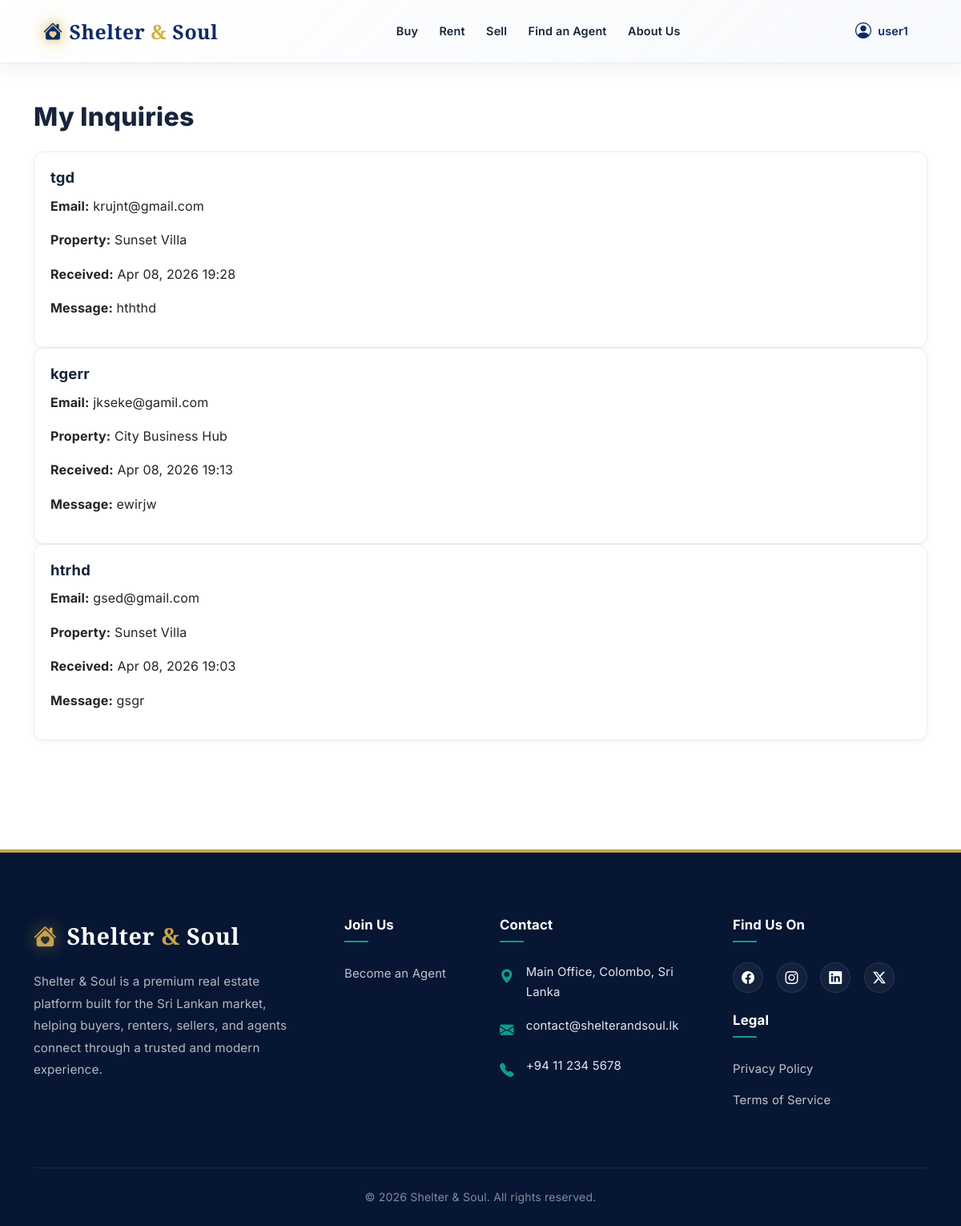
Before: /inquiries/ (signed in) with the older database file.
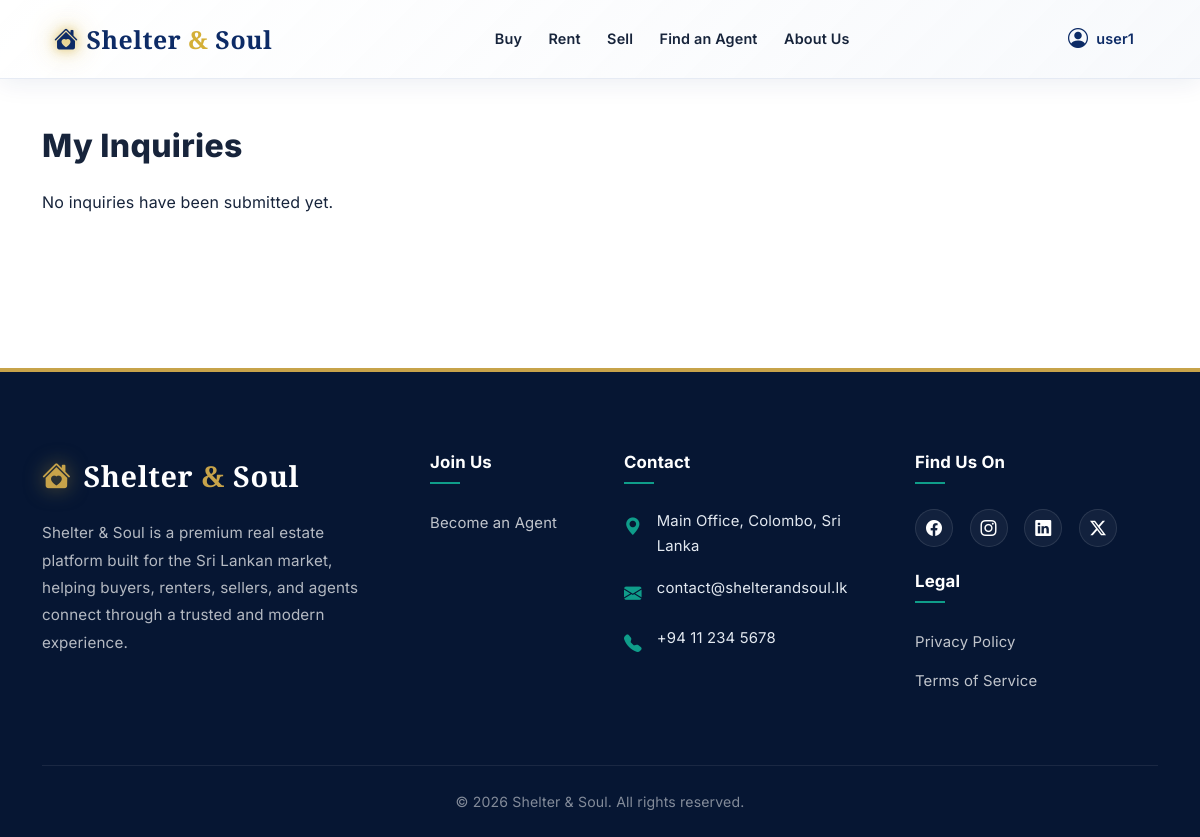
After: the same page with the newer database file.
### listings/models.py (models this page shows, shortened)
class Inquiry(models.Model):
    property = models.ForeignKey(Property, on_delete=models.CASCADE, related_name="inquiries")
    user = models.ForeignKey(User, on_delete=models.SET_NULL, null=True, blank=True)
    name = models.CharField(max_length=150, default="Unknown")
    email = models.EmailField(default="unknown@example.com")
    message = models.TextField()
    created_at = models.DateTimeField(auto_now_add=True)

class Property(models.Model):
    LISTING_CATEGORIES = [
        ("Sell", "Sell"),
        ("Rent", "Rent"),
    ]
    PROPERTY_TYPES = [
        ("Residential", "Residential"),
        ("Apartment", "Apartment"),
        ("Commercial", "Commercial"),
        ("Land", "Land"),
    ]
    SIZE_UNITS = [
        ("sqft", "sqft"),
        ("acres", "Acres"),
        ("perch", "Perch"),
    ]
    name = models.CharField(max_length=255)
    location = models.CharField(max_length=255)
    price = models.DecimalField(max_digits=10, decimal_places=2)
    listing_category = models.CharField(max_length=20, choices=LISTING_CATEGORIES, default="Sell")
    property_type = models.CharField(
        max_length=100,
        choices=PROPERTY_TYPES,
        default="Residential"
    )
    description = models.TextField()
    number_of_rooms = models.PositiveIntegerField(null=True, blank=True)
    number_of_bathrooms = models.PositiveIntegerField(null=True, blank=True)
    size_sqft = models.DecimalField("Size", max_digits=12, decimal_places=2, null=True, blank=True)
    size_unit = models.CharField(max_length=20, choices=SIZE_UNITS, default="sqft")
    walkthrough_video = models.FileField(upload_to="", null=True, blank=True)
    video_url = models.URLField(blank=True)
    address = models.CharField(max_length=255, blank=True)
    latitude = models.DecimalField(max_digits=9, decimal_places=6, null=True, blank=True)
    longitude = models.DecimalField(max_digits=9, decimal_places=6, null=True, blank=True)
    owner = models.ForeignKey(User, on_delete=models.SET_NULL, null=True, blank=True, related_name="properties")

### listings/views.py (the view)
# urls.py: path("inquiries/", views.view_inquiries, name="view_inquiries"),
@login_required
def view_inquiries(request):
    inquiries = Inquiry.objects.filter(user=request.user).order_by("-id")
    return render(request, "listings/view_inquiries.html", {"inquiries": inquiries})

### listings/context_processors.py (called while the page is built)
def seller_permissions(request):
    user = getattr(request, "user", None)
    can_post = False
    if user and user.is_authenticated:
        has_approved_lead = user.sell_leads.filter(status="Approved").exists()
        profile, _ = UserProfile.objects.get_or_create(user=user)
        if profile.can_post_property != has_approved_lead:
            profile.can_post_property = has_approved_lead
            profile.save(update_fields=["can_post_property"])
        can_post = has_approved_lead
    return {"user_can_post_property": can_post}

### listings/templates/listings/view_inquiries.html
{% extends "listings/base.html" %}
{% block content %}
<h2 class="mb-4">My Inquiries</h2>
{% if inquiries %}
<div class="card-grid">
    {% for inquiry in inquiries %}
    <div class="card">
        <div class="card-body">
            <h3>{{ inquiry.name }}</h3>
            <p><strong>Email:</strong> {{ inquiry.email }}</p>
            <p><strong>Property:</strong> {{ inquiry.property.name }}</p>
            <p><strong>Received:</strong> {{ inquiry.created_at|date:"M d, Y H:i" }}</p>
            <p><strong>Message:</strong> {{ inquiry.message }}</p>
        </div>
    </div>
    {% endfor %}
</div>
{% else %}
<p>No inquiries have been submitted yet.</p>
{% endif %}
{% endblock %}

Changed rows visible on the page:
removed Inquiry: name "tgd", email "krujnt@gmail.com", property.name "Sunset Villa", created_at "Apr 08, 2026 19:28", message "hththd"
removed Inquiry: name "kgerr", email "jkseke@gamil.com", property.name "City Business Hub", created_at "Apr 08, 2026 19:13", message "ewirjw"
removed Inquiry: name "htrhd", email "gsed@gmail.com", property.name "Sunset Villa", created_at "Apr 08, 2026 19:03", message "gsgr"
Other visible differences:
text now shown: "No inquiries have been submitted yet."
